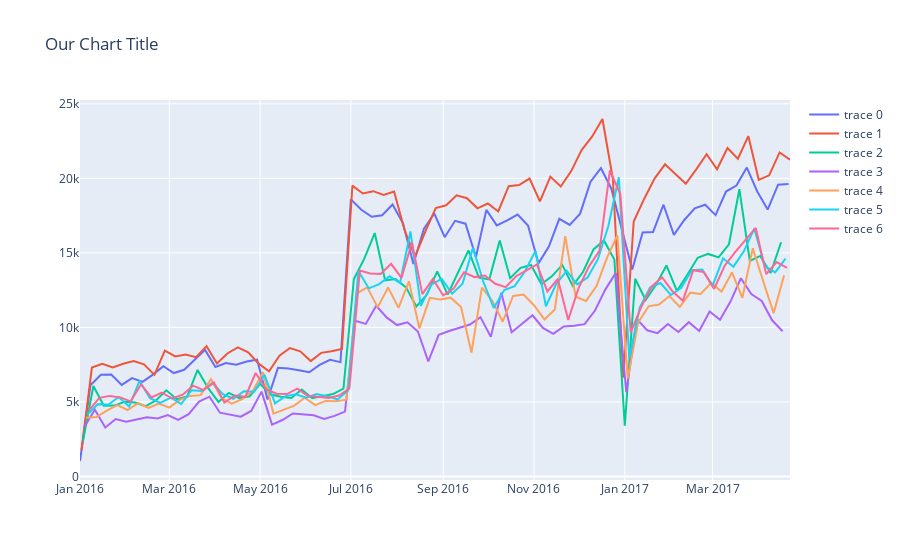

Notebook source saved alongside this figure:
### Code cell
fig1 = go.Figure()
for day in data.day_of_week.unique():
    fig1.add_trace(go.Scatter(x=data[data.day_of_week == day]['visit_date'], y=data[data.day_of_week == day]['visitors']))
fig1.update_layout(title='Our Chart Title')
